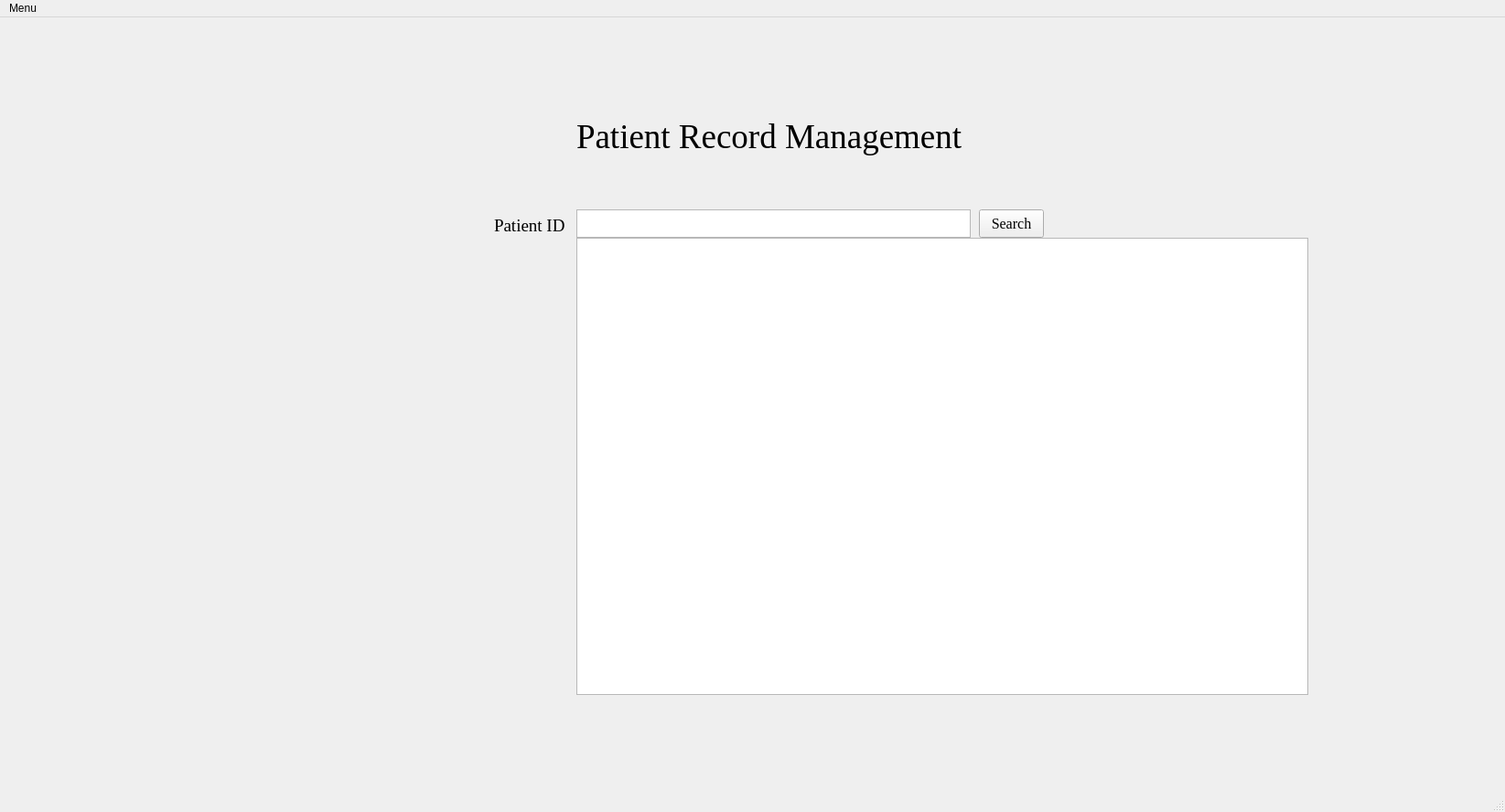
<?xml version="1.0" encoding="UTF-8"?>
<ui version="4.0">
 <class>MainWindow</class>
 <widget class="QMainWindow" name="MainWindow">
  <property name="geometry">
   <rect>
    <x>0</x>
    <y>0</y>
    <width>1645</width>
    <height>888</height>
   </rect>
  </property>
  <property name="windowTitle">
   <string>MainWindow</string>
  </property>
  <widget class="QWidget" name="centralwidget">
   <widget class="QLabel" name="label">
    <property name="geometry">
     <rect>
      <x>630</x>
      <y>60</y>
      <width>421</width>
      <height>141</height>
     </rect>
    </property>
    <property name="font">
     <font>
      <family>Times New Roman</family>
      <pointsize>28</pointsize>
     </font>
    </property>
    <property name="text">
     <string>Patient Record Management</string>
    </property>
   </widget>
   <widget class="QTextBrowser" name="textBrowser">
    <property name="geometry">
     <rect>
      <x>630</x>
      <y>210</y>
      <width>431</width>
      <height>31</height>
     </rect>
    </property>
    <property name="font">
     <font>
      <family>Times New Roman</family>
      <pointsize>12</pointsize>
     </font>
    </property>
   </widget>
   <widget class="QLabel" name="label_2">
    <property name="geometry">
     <rect>
      <x>540</x>
      <y>220</y>
      <width>101</width>
      <height>16</height>
     </rect>
    </property>
    <property name="font">
     <font>
      <family>Times New Roman</family>
      <pointsize>14</pointsize>
     </font>
    </property>
    <property name="text">
     <string>Patient ID</string>
    </property>
   </widget>
   <widget class="QPushButton" name="pushButton">
    <property name="geometry">
     <rect>
      <x>1070</x>
      <y>210</y>
      <width>71</width>
      <height>31</height>
     </rect>
    </property>
    <property name="font">
     <font>
      <family>Times New Roman</family>
      <pointsize>12</pointsize>
     </font>
    </property>
    <property name="text">
     <string>Search</string>
    </property>
   </widget>
  </widget>
  <widget class="QTableWidget" name="patientTable">
    <property name="geometry">
     <rect>
      <x>630</x>
      <y>260</y>
      <width>800</width>
      <height>500</height>
     </rect>
    </property>
  </widget>
  <widget class="QMenuBar" name="menubar">
   <property name="geometry">
    <rect>
     <x>0</x>
     <y>0</y>
     <width>1645</width>
     <height>21</height>
    </rect>
   </property>
   <widget class="QMenu" name="menuMenu">
    <property name="title">
     <string>Menu</string>
    </property>
    <addaction name="actionBack"/>
   </widget>
   <addaction name="menuMenu"/>
  </widget>
  <widget class="QStatusBar" name="statusbar"/>
  <action name="actionSearch">
   <property name="icon">
    <iconset>
     <normaloff>fugue-icons-3.5.6/icons/magnifier.png</normaloff>fugue-icons-3.5.6/icons/magnifier.png</iconset>
   </property>
   <property name="text">
    <string>Search</string>
   </property>
  </action>
  <action name="actionBack">
   <property name="icon">
    <iconset>
     <normaloff>fugue-icons-3.5.6/icons/arrow-curve-180-left.png</normaloff>fugue-icons-3.5.6/icons/arrow-curve-180-left.png</iconset>
   </property>
   <property name="text">
    <string>Back</string>
   </property>
  </action>
 </widget>
 <resources/>
 <connections/>
</ui>
